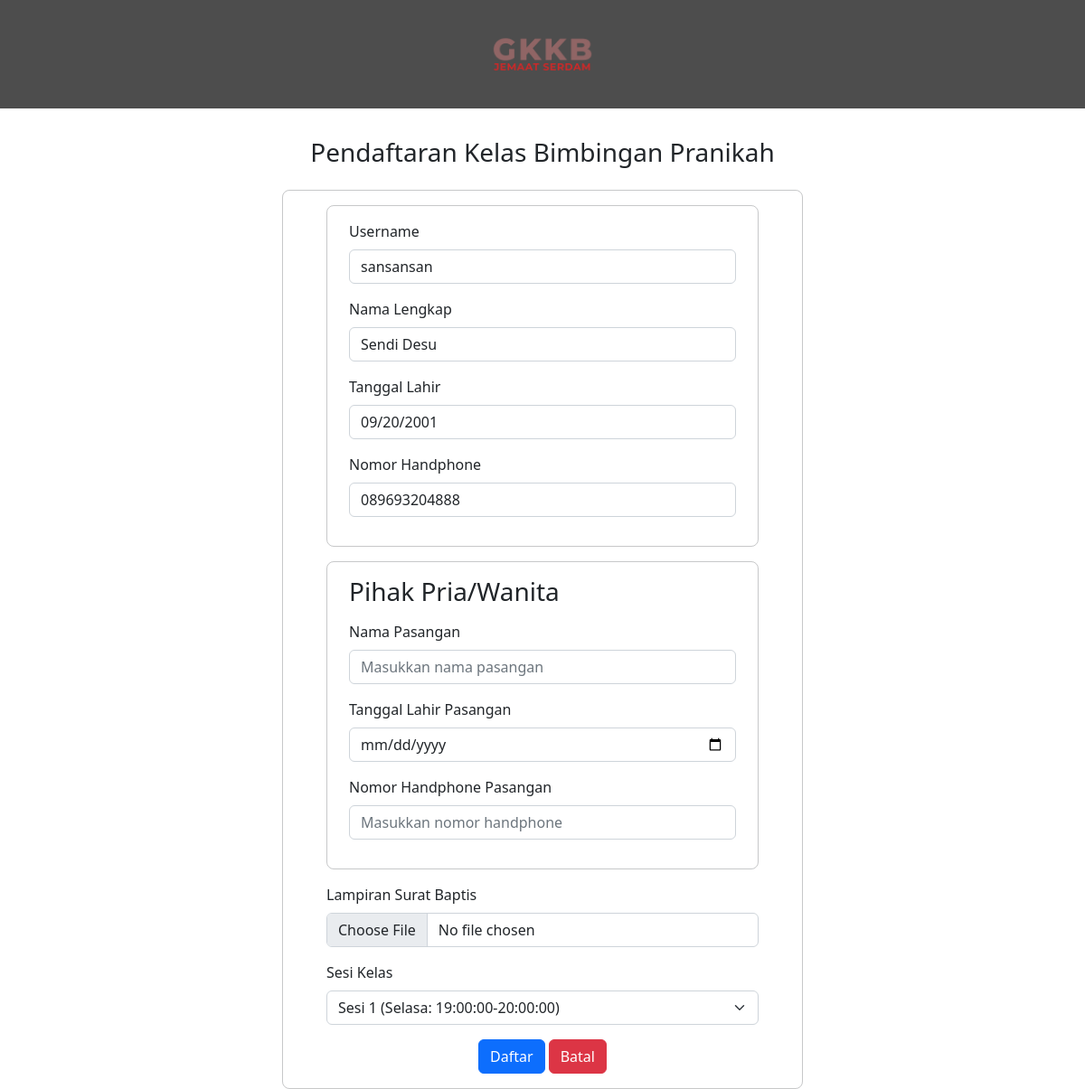
The page /frontend/form-daftarpranikah.php (signed in) on the database its author committed.
### tables this page shows
CREATE TABLE `tbuser` (
  `username` varchar(20) NOT NULL,
  `password` varchar(100) NOT NULL,
  `email` varchar(100) NOT NULL,
  `namaLengkap` varchar(100) NOT NULL,
  `jenisKelamin` enum('Laki-Laki','Perempuan') NOT NULL,
  `tempatLahir` varchar(50) NOT NULL,
  `tanggalLahir` date NOT NULL,
  `noHp` varchar(14) NOT NULL,
  `alamatLengkap` text NOT NULL,
  `provinsi` varchar(50) NOT NULL,
  `kota` varchar(50) NOT NULL,
  `kecamatan` varchar(50) NOT NULL,
  `kelurahan` varchar(50) NOT NULL,
  `kodePos` varchar(5) NOT NULL,
  `pekerjaan` varchar(50) NOT NULL,
  `tanggalDaftar` date NOT NULL
);

### frontend/form-daftarpranikah.php (the view, shortened to what this page needs)
<?php session_start();
    include "koneksi.php";
    $username = $_SESSION['username'];
    $sql = "SELECT * FROM tbuser where username = '$username'";
    $result = mysqli_query($con, $sql);
    $data = mysqli_fetch_assoc($result);
?>
<!DOCTYPE html>
<html lang="en">
<head>
    <link href="https://cdn.jsdelivr.net/npm/bootstrap@5.2.3/dist/css/bootstrap.min.css" rel="stylesheet">
    <link rel="stylesheet" href="https://cdn.jsdelivr.net/npm/bootstrap-icons@1.10.3/font/bootstrap-icons.css">
</head>
<body onload="loading()">
    <div class="container-fluid vh-100 vw-100 ">
        <div class="warnabg row text-center mb-3">
            <a href="halamanUser.php"><img src="../assets/img/logo.png" alt="Logo gkkb serdam" width="120px" height="120px"></a>
        </div>
        <div class="row d-flex justify-content-center align-items-center">
            <h3 class="text-center mt-3 mb-4">Pendaftaran Kelas Bimbingan Pranikah</h3>
            <div class="col-md-6">
                <form action="" id="form-regisKelasBaptis" class="border border-dark px-5 py-3 border-opacity-25 rounded-3">
                    <div class="border border-dark px-4 py-3 mb-3 border-opacity-25 rounded-3">
                        <div class="mb-3">
                            <div class="mb-3 align-items-center">
                                <label for="username" class="form-label">Username</label>
                                <input type="text" class="form-control" id="username" name="username" minlength="8" maxlength="20"
                                placeholder="Masukkan username" required readonly value="<?php echo $data['username'];?>">
                            </div>
                                <label for="namaLengkap" class="form-label">Nama Lengkap</label>
                                <input type="text" id="namaLengkap" class="form-control form-input" placeholder="" readonly value="<?php echo $data['namaLengkap'];?>">
                            </div>
                            <div class="mb-3">
                                <label for="tanggalLahir" class="form-label">Tanggal Lahir</label>
                                <input type="date" id="tanggalLahir" class="form-control form-input" readonly value="<?php echo $data['tanggalLahir'];?>">
                            </div>
                            <div class="mb-3">
                                <label for="noHp" class="form-label">Nomor Handphone</label>
                                <input type="number" id="noHp" class="form-control form-input" placeholder="Masukkan nomor handphone" readonly value="<?php echo $data['noHp'];?>">
                            </div>
                        </div>
                    <div class="border border-dark px-4 py-3 mb-3 border-opacity-25 rounded-3">
                        <h3 class="mb-3">Pihak Pria/Wanita</h3>
                        <div class="mb-3">
                            <label for="namaPasangan" class="form-label">Nama Pasangan</label>
                            <input type="text" id="namaPasangan" class="form-control form-input" placeholder="Masukkan nama pasangan" required>
                        </div>
                        <div class="mb-3">
                            <label for="tanggalLahirPasangan" class="form-label">Tanggal Lahir Pasangan</label>
                            <input type="date" id="tanggalLahirPasangan" class="form-control form-input" required>
                        </div>
                        <div class="mb-3">
                            <label for="noHpPasangan" class="form-label">Nomor Handphone Pasangan</label>
                            <input type="number" id="noHpPasangan" class="form-control form-input" placeholder="Masukkan nomor handphone" required>
                        </div>
                    </div>
                    <div class="mb-3">
                        <label for="lampirSuratBaptis" class="form-label">Lampiran Surat Baptis</label>
                        <input type="file" accept=".jpg, .jpeg, .pdf, .png" id="lampirSuratBaptis" class="form-control form-input">
                    </div>
                    <div class="mb-3">
                        <label for="idSesiKelas" class="form-label">Sesi Kelas</label>
                        <div class="">
                            <select name="idSesiKelas" id="idSesiKelas" class="form-select">
                              <?php
                                include "koneksi.php";
                                $sql = mysqli_query($con, "select * from tbsesikelas inner join tbkelas on tbsesikelas.idKelas = tbkelas.idKelas where tbkelas.namaKelas = 'Kelas Bimbingan Pranikah'");
                                while($data = mysqli_fetch_array($sql)){
                                $idSesiKelas = $data['idSesiKelas'];
                                $namaSesi = $data['namaSesi'];
                                $hariSesi = $data['hariSesi'];
                                $waktuMulai = $data['waktuMulai'];
                                $waktuAkhir = $data['waktuAkhir'];
                                ?>
                                    <option value="<?php echo $idSesiKelas; ?>"><?php echo $namaSesi, " (", $hariSesi,": ", $waktuMulai,"-",$waktuAkhir, ")"?></option>
                                <?php
                              }
                          ?>
                            </select>
                        </div>
                    </div>
                    <div class="text-center">
                        <input id="cmd" type="button" class="btn btn-primary" value="Daftar" onclick="daftar()">
                        <input type="button" id="batal" class="btn btn-danger" value="Batal">
                    </div>
                </form>
            </div>
        </div>
    </div>
</body>
</html>

### frontend/form-daftarpranikah.php (style rules this page uses)
body { overflow-x: hidden; }
.warnabg { background-color: rgb(77, 77, 77); }

### rows shown on the page
tbuser: username "sansansan", namaLengkap "Sendi Desu", tanggalLahir "09/20/2001", noHp "089693204888"

### other values the page prints
form field idSesiKelas "Sesi 1 (Selasa: 19:00:00-20:00:00)"
